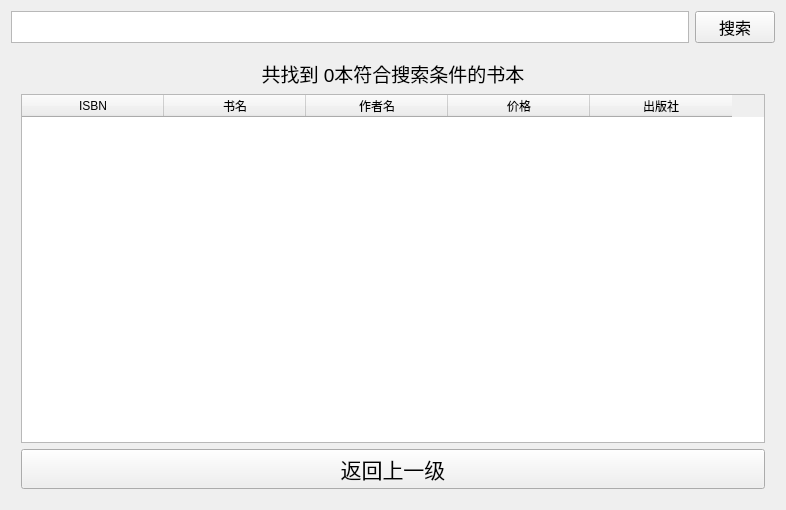
<?xml version="1.0" encoding="UTF-8"?>
<ui version="4.0">
 <class>searchBookWindow</class>
 <widget class="QWidget" name="searchBookWindow">
  <property name="geometry">
   <rect>
    <x>0</x>
    <y>0</y>
    <width>786</width>
    <height>510</height>
   </rect>
  </property>
  <property name="windowTitle">
   <string>图书管理系统 - 图书查找</string>
  </property>
  <property name="windowIcon">
   <iconset resource="../../../resource.qrc">
    <normaloff>:/lib/lib/icon.png</normaloff>:/lib/lib/icon.png</iconset>
  </property>
  <layout class="QGridLayout" name="gridLayout">
   <item row="0" column="0">
    <layout class="QHBoxLayout" name="horizontalLayout">
     <item>
      <widget class="QPlainTextEdit" name="searchTextEdit">
       <property name="sizePolicy">
        <sizepolicy hsizetype="Expanding" vsizetype="Fixed">
         <horstretch>0</horstretch>
         <verstretch>0</verstretch>
        </sizepolicy>
       </property>
       <property name="minimumSize">
        <size>
         <width>0</width>
         <height>30</height>
        </size>
       </property>
      </widget>
     </item>
     <item>
      <widget class="QPushButton" name="searchButton">
       <property name="font">
        <font>
         <pointsize>12</pointsize>
        </font>
       </property>
       <property name="text">
        <string>搜索</string>
       </property>
      </widget>
     </item>
    </layout>
   </item>
   <item row="1" column="0">
    <layout class="QVBoxLayout" name="verticalLayout">
     <property name="leftMargin">
      <number>10</number>
     </property>
     <property name="topMargin">
      <number>10</number>
     </property>
     <property name="rightMargin">
      <number>10</number>
     </property>
     <property name="bottomMargin">
      <number>10</number>
     </property>
     <item>
      <widget class="QLabel" name="searchCountlabel">
       <property name="font">
        <font>
         <pointsize>14</pointsize>
        </font>
       </property>
       <property name="text">
        <string>共找到 0本符合搜索条件的书本</string>
       </property>
       <property name="textFormat">
        <enum>Qt::AutoText</enum>
       </property>
       <property name="alignment">
        <set>Qt::AlignCenter</set>
       </property>
      </widget>
     </item>
     <item>
      <widget class="QTableWidget" name="bookTable">
       <attribute name="horizontalHeaderDefaultSectionSize">
        <number>142</number>
       </attribute>
       <column>
        <property name="text">
         <string>ISBN</string>
        </property>
       </column>
       <column>
        <property name="text">
         <string>书名</string>
        </property>
       </column>
       <column>
        <property name="text">
         <string>作者名</string>
        </property>
       </column>
       <column>
        <property name="text">
         <string>价格</string>
        </property>
       </column>
       <column>
        <property name="text">
         <string>出版社</string>
        </property>
       </column>
      </widget>
     </item>
     <item>
      <widget class="QPushButton" name="backButton">
       <property name="font">
        <font>
         <pointsize>16</pointsize>
        </font>
       </property>
       <property name="text">
        <string>返回上一级</string>
       </property>
      </widget>
     </item>
    </layout>
   </item>
  </layout>
 </widget>
 <resources>
  <include location="../../../resource.qrc"/>
 </resources>
 <connections/>
</ui>
